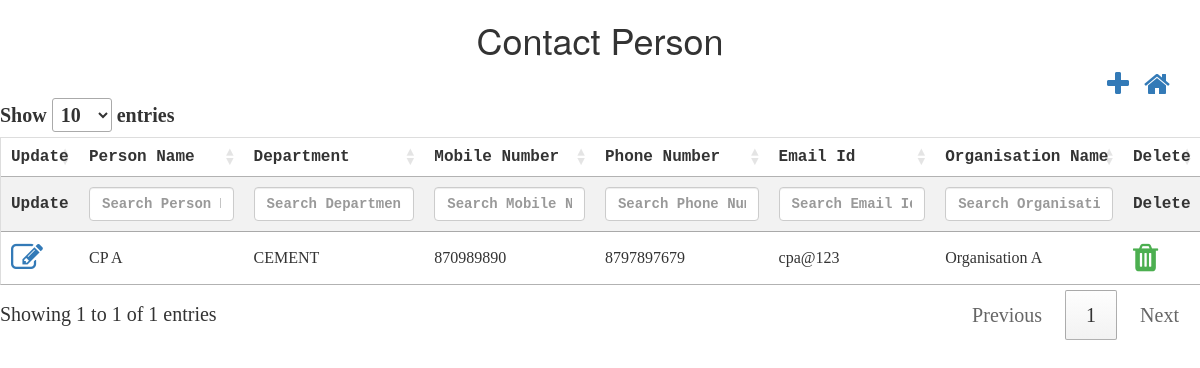
Before: /controllers/contactPerson.php with the older database file.
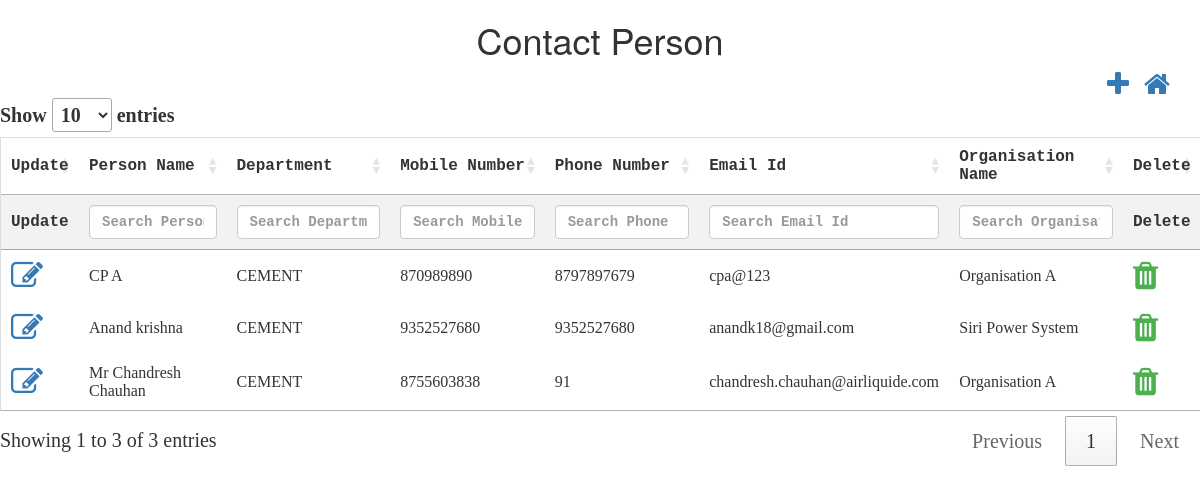
After: the same page with the newer database file.
### tables this page shows
CREATE TABLE `tbl_contactperson` (
  `nid` int(10) NOT NULL,
  `ncontact_person_id` int(10) NOT NULL,
  `nlogged_in_user_id` int(10) NOT NULL,
  `cperson_name` varchar(50) NOT NULL,
  `ndept_id` int(10) NOT NULL,
  `cmobile_number` varchar(50) NOT NULL,
  `cphone_number` varchar(50) NOT NULL,
  `cemail_id` varchar(50) NOT NULL,
  `norg_id` int(10) NOT NULL,
  `isActive` bit(1) NOT NULL,
  `isAvailable` bit(1) NOT NULL,
  `dcreated_date` datetime NOT NULL,
  `dupdated_date` datetime NOT NULL,
  `ninternal_id` int(11) DEFAULT NULL
);

CREATE TABLE `tbl_department` (
  `nid` int(10) NOT NULL,
  `ndept_id` int(10) NOT NULL,
  `cdept_name` varchar(50) NOT NULL,
  `isActive` bit(1) NOT NULL,
  `isAvailable` bit(1) NOT NULL,
  `dcreated_date` datetime NOT NULL,
  `dupdated_date` datetime NOT NULL,
  `ninternal_id` int(11) DEFAULT NULL
);

CREATE TABLE `tbl_organisation` (
  `nid` int(10) NOT NULL,
  `norg_id` int(10) NOT NULL,
  `corg_name` varchar(50) NOT NULL,
  `corg_address` varchar(50) NOT NULL,
  `corg_city` varchar(50) NOT NULL,
  `corg_state` varchar(50) NOT NULL,
  `corg_country` varchar(50) NOT NULL,
  `corg_mobileNumber` varchar(10) NOT NULL,
  `corg_emailId` varchar(50) NOT NULL,
  `norg_segment_id` int(10) NOT NULL,
  `isActive` bit(1) NOT NULL,
  `isAvailable` bit(1) NOT NULL,
  `dcreated_date` datetime NOT NULL,
  `dupdated_date` datetime NOT NULL,
  `ninternal_id` int(11) DEFAULT NULL
);

### controllers/contactPerson.php (the view, shortened to what this page needs)
<html>
<head>
    <script src="http://ajax.googleapis.com/ajax/libs/jquery/1.11.2/jquery.min.js"></script>
    <link rel="stylesheet" href="../css/theme.css">
    <link rel="stylesheet" href="https://cdn.datatables.net/1.10.22/css/jquery.dataTables.min.css">
    <link rel="stylesheet" href="https://cdnjs.cloudflare.com/ajax/libs/font-awesome/4.7.0/css/font-awesome.min.css">
    <link rel="stylesheet" href="https://maxcdn.bootstrapcdn.com/bootstrap/3.4.1/css/bootstrap.min.css">
</head>
<h1>Contact Person</h1>
<div class="container">
    <a style="float:right;margin-left: 15px;" href="../dashboard.php"><i class="fa fa-home fa-2x"></i></a>
    <a style="float:right" href="#contactPerson_modal" data-toggle="modal" id='add' data-id="1"><i class="fa fa-plus fa-2x"
                                                                                                  aria-hidden="true"></i></a>
</div>
<?php
$conn = OpenCon();
$sql = $sql = "SELECT c.ninternal_id,c.ncontact_person_id,c.cperson_name,c.ndept_id,c.cmobile_number,c.cphone_number,c.cemail_id,c.isAvailable, o.corg_name,d.cdept_name
                    FROM tbl_contactperson AS c
                    INNER JOIN tbl_organisation AS o
                    ON c.norg_id = o.norg_id
                    INNER JOIN tbl_department AS d
                    ON c.ndept_id= d.ndept_id
                    WHERE c.isAvailable=1";
$retval = mysqli_query($conn, $sql);
echo "<table id='contactPersonTable'  name='contactPersonTable' >
            <thead>
            <tr>
            <th style='display:none;'>INTERNAL ID</th>
            <th style='display:none;'>CONTACT PERSON ID</th>
            <th>Update</th>
            <th>Person Name</th>
            <th>Department</th>
            <th>Mobile Number</th>
            <th>Phone Number</th>
            <th>Email Id</th>
            <th>Organisation Name</th>
            <th>Delete</th>
            </tr>
            </thead>
            <tbody>
            ";
while ($row = mysqli_fetch_array($retval, MYSQLI_ASSOC)) {
    echo "<tr>";
    echo "<td ><a  href='#contactPerson_modal' data-toggle='modal' class='updateClass' data-id='2'><i class='fa fa-edit fa-2x'></i></a></td>";
    echo "<td>" . $row['cperson_name'] . "</td>";
    echo "<td>" . $row['cdept_name'] . "</td>";
    echo "<td>" . $row['cmobile_number'] . "</td>";
    echo "<td>" . $row['cphone_number'] . "</td>";
    echo "<td>" . $row['cemail_id'] . "</td>";
    echo "<td>" . $row['corg_name'] . "</td>";
       echo "<td class='action-delete'><i class='fa fa-trash fa-2x' style='color:#4caf50;'</i></td>";
    echo "</tr>";
}
echo "</tbody></table>";
?>
</html>

### css/theme.css (style rules this page uses)
h1 { text-align: center; }
table { border-collapse: collapse; border-spacing: 0; width: 100%; border: 1px solid #ddd; }
th { text-align: left; padding: 10px !important; font-family: "Lucida Console", Courier, monospace; }
td { text-align: left; padding: 10px !important; }
tr:nth-child(even) { background-color: #f2f2f2; }

Changed rows visible on the page:
added tbl_contactperson: cperson_name "Anand krishna", tbl_department.cdept_name "CEMENT", cmobile_number "9352527680", cphone_number "9352527680", cemail "anandk18@gmail.com", tbl_organisation.corg_name "Siri Power System"
added tbl_contactperson: cperson_name "Mr Chandresh Chauhan", tbl_department.cdept_name "CEMENT", cmobile_number "8755603838", cphone_number "91", cemail "chandresh.chauhan@airliquide.com", tbl_organisation.corg_name "Organisation A"
Other visible differences:
text written by a page script: "Show entries Showing 1 to 1 of 1 entries Previous 1 Next" → "Show entries Showing 1 to 3 of 3 entries Previous 1 Next"
